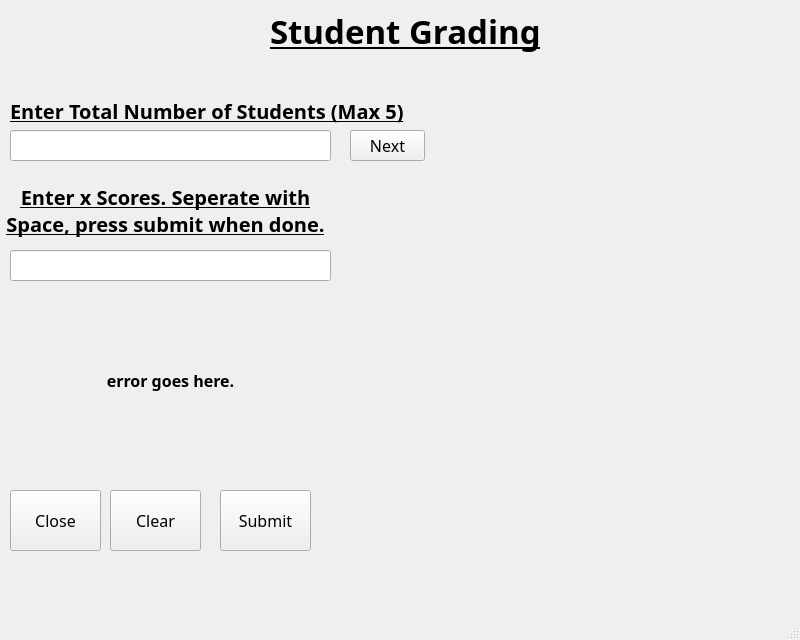
<?xml version="1.0" encoding="UTF-8"?>
<ui version="4.0">
 <class>MainWindow</class>
 <widget class="QMainWindow" name="MainWindow">
  <property name="geometry">
   <rect>
    <x>0</x>
    <y>0</y>
    <width>800</width>
    <height>640</height>
   </rect>
  </property>
  <property name="minimumSize">
   <size>
    <width>800</width>
    <height>640</height>
   </size>
  </property>
  <property name="font">
   <font>
    <family>Sitka Text</family>
    <pointsize>12</pointsize>
   </font>
  </property>
  <property name="windowTitle">
   <string>Grading</string>
  </property>
  <widget class="QWidget" name="centralwidget">
   <widget class="QLabel" name="app_title">
    <property name="geometry">
     <rect>
      <x>270</x>
      <y>-10</y>
      <width>281</width>
      <height>81</height>
     </rect>
    </property>
    <property name="font">
     <font>
      <family>Sitka Text</family>
      <pointsize>25</pointsize>
      <weight>75</weight>
      <bold>true</bold>
      <underline>true</underline>
     </font>
    </property>
    <property name="text">
     <string>Student Grading</string>
    </property>
   </widget>
   <widget class="QLabel" name="num_students_label">
    <property name="geometry">
     <rect>
      <x>10</x>
      <y>70</y>
      <width>411</width>
      <height>81</height>
     </rect>
    </property>
    <property name="font">
     <font>
      <family>Sitka Text</family>
      <pointsize>15</pointsize>
      <weight>75</weight>
      <bold>true</bold>
      <underline>true</underline>
     </font>
    </property>
    <property name="text">
     <string>Enter Total Number of Students (Max 5)</string>
    </property>
   </widget>
   <widget class="QLineEdit" name="num_students_entry">
    <property name="geometry">
     <rect>
      <x>10</x>
      <y>130</y>
      <width>321</width>
      <height>31</height>
     </rect>
    </property>
    <property name="font">
     <font>
      <family>Sitka Text</family>
      <pointsize>12</pointsize>
     </font>
    </property>
    <property name="alignment">
     <set>Qt::AlignCenter</set>
    </property>
   </widget>
   <widget class="QLineEdit" name="scores_entry">
    <property name="geometry">
     <rect>
      <x>10</x>
      <y>250</y>
      <width>321</width>
      <height>31</height>
     </rect>
    </property>
    <property name="font">
     <font>
      <family>Sitka Text</family>
      <pointsize>12</pointsize>
     </font>
    </property>
    <property name="alignment">
     <set>Qt::AlignCenter</set>
    </property>
   </widget>
   <widget class="QLabel" name="scores_entry_label">
    <property name="geometry">
     <rect>
      <x>-10</x>
      <y>180</y>
      <width>351</width>
      <height>61</height>
     </rect>
    </property>
    <property name="font">
     <font>
      <family>Sitka Text</family>
      <pointsize>15</pointsize>
      <weight>75</weight>
      <bold>true</bold>
      <underline>true</underline>
     </font>
    </property>
    <property name="text">
     <string>Enter x Scores. Seperate with Space, press submit when done.</string>
    </property>
    <property name="textFormat">
     <enum>Qt::AutoText</enum>
    </property>
    <property name="alignment">
     <set>Qt::AlignCenter</set>
    </property>
    <property name="wordWrap">
     <bool>true</bool>
    </property>
   </widget>
   <widget class="QPushButton" name="close_button">
    <property name="geometry">
     <rect>
      <x>10</x>
      <y>490</y>
      <width>91</width>
      <height>61</height>
     </rect>
    </property>
    <property name="text">
     <string>Close</string>
    </property>
   </widget>
   <widget class="QPushButton" name="submit_button">
    <property name="geometry">
     <rect>
      <x>220</x>
      <y>490</y>
      <width>91</width>
      <height>61</height>
     </rect>
    </property>
    <property name="text">
     <string>Submit</string>
    </property>
   </widget>
   <widget class="QPushButton" name="clear_button">
    <property name="geometry">
     <rect>
      <x>110</x>
      <y>490</y>
      <width>91</width>
      <height>61</height>
     </rect>
    </property>
    <property name="text">
     <string>Clear</string>
    </property>
   </widget>
   <widget class="QPushButton" name="next_button">
    <property name="geometry">
     <rect>
      <x>350</x>
      <y>130</y>
      <width>75</width>
      <height>31</height>
     </rect>
    </property>
    <property name="text">
     <string>Next</string>
    </property>
   </widget>
   <widget class="QLabel" name="error_thing">
    <property name="geometry">
     <rect>
      <x>40</x>
      <y>340</y>
      <width>261</width>
      <height>81</height>
     </rect>
    </property>
    <property name="font">
     <font>
      <family>Sitka Text</family>
      <pointsize>12</pointsize>
      <weight>75</weight>
      <bold>true</bold>
      <underline>false</underline>
     </font>
    </property>
    <property name="text">
     <string>error goes here.</string>
    </property>
    <property name="alignment">
     <set>Qt::AlignCenter</set>
    </property>
    <property name="wordWrap">
     <bool>true</bool>
    </property>
   </widget>
   <widget class="QLabel" name="grade_output">
    <property name="geometry">
     <rect>
      <x>440</x>
      <y>100</y>
      <width>341</width>
      <height>391</height>
     </rect>
    </property>
    <property name="text">
     <string/>
    </property>
    <property name="alignment">
     <set>Qt::AlignCenter</set>
    </property>
   </widget>
  </widget>
  <widget class="QMenuBar" name="menubar">
   <property name="geometry">
    <rect>
     <x>0</x>
     <y>0</y>
     <width>800</width>
     <height>21</height>
    </rect>
   </property>
  </widget>
  <widget class="QStatusBar" name="statusbar"/>
 </widget>
 <resources/>
 <connections/>
</ui>
